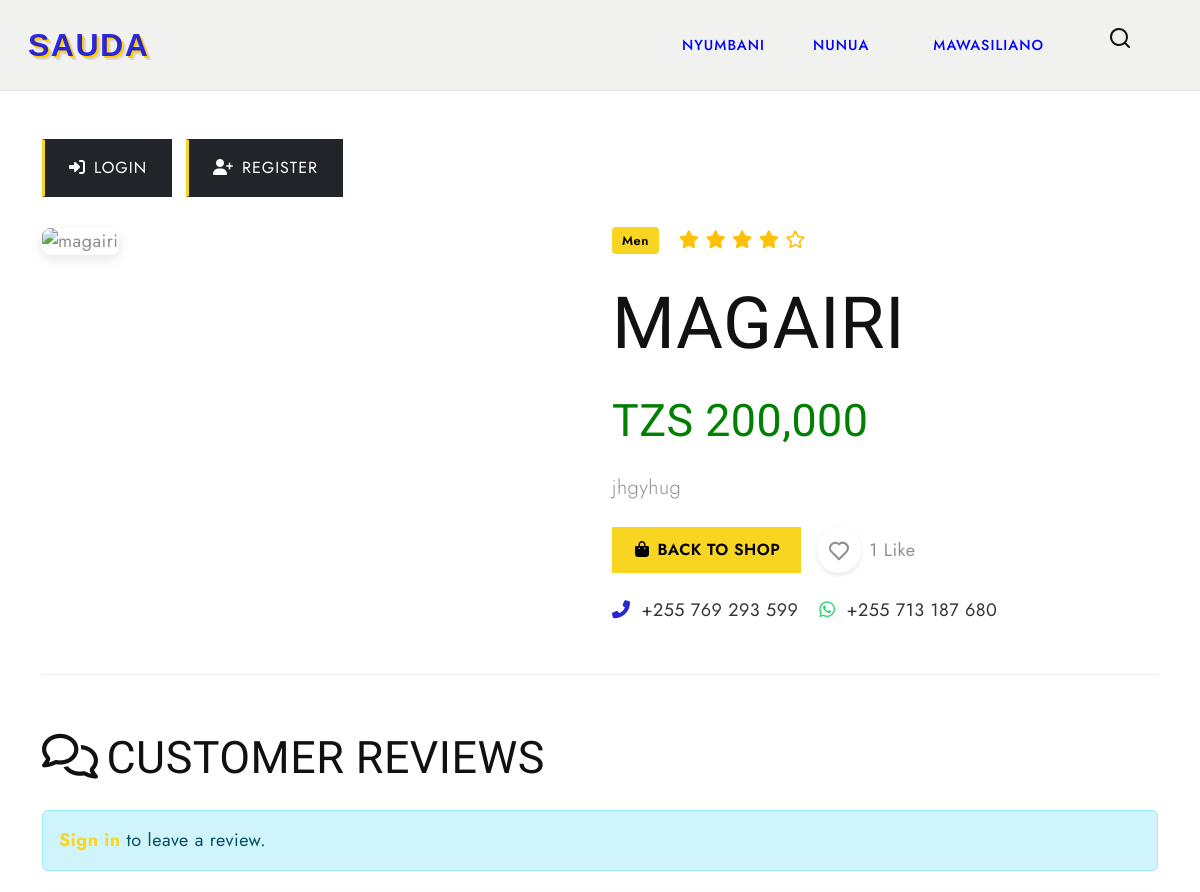
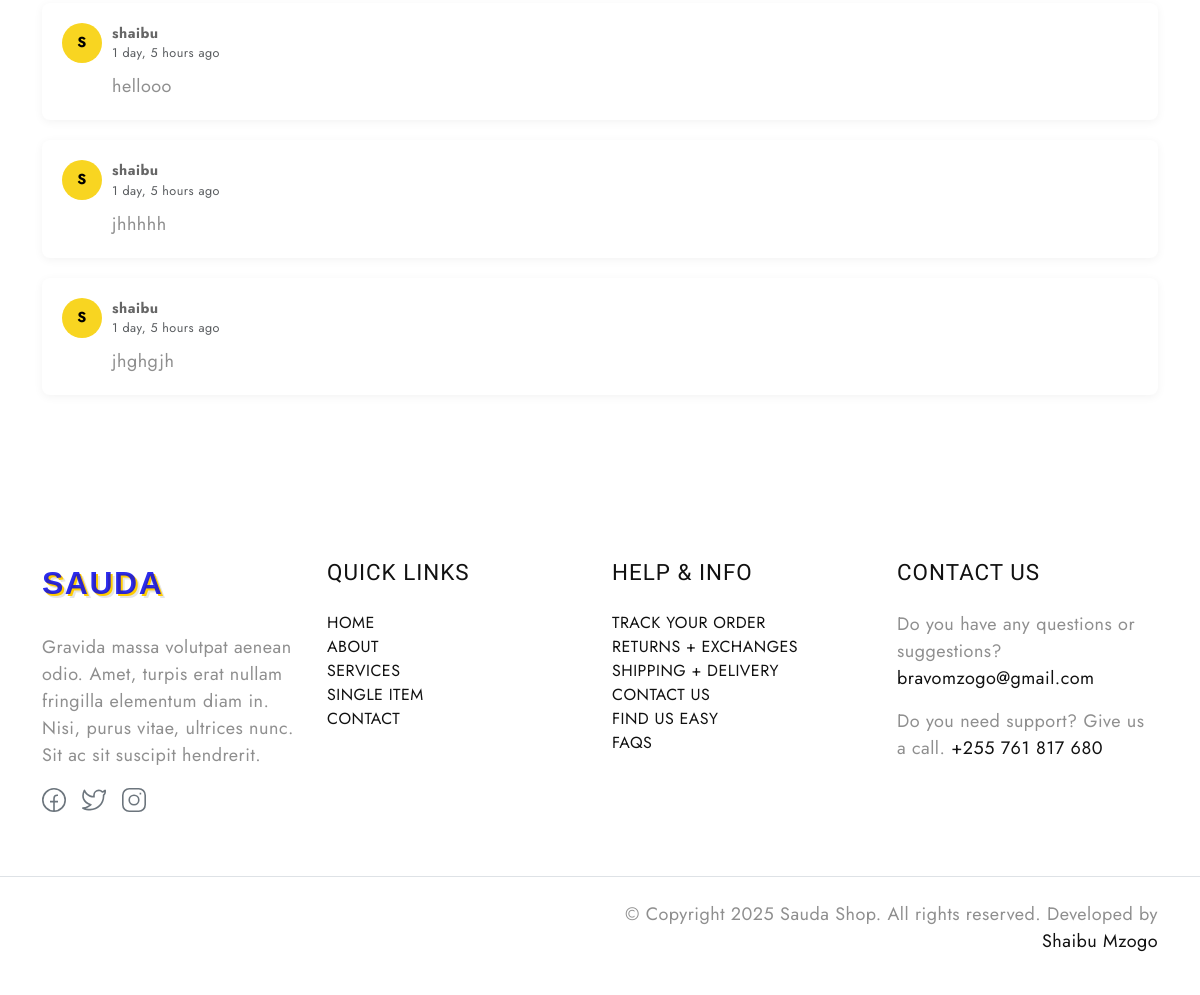
Screenshot of /product/4/ with the database file from the repository (2 pictures, top to bottom).
### products/models.py (models this page shows, shortened)
class Product(models.Model):
    CATEGORY_CHOICES = [
        ('men', 'Men'),
        ('women', 'Women'),
        ('electronics', 'Electronics'),
        ('computers', 'Computers'),
        ('houses', 'Houses'),
        ('automotives','Automotives')
    ]
    name = models.CharField(max_length=200)
    description = models.TextField()
    price = models.DecimalField(max_digits=10, decimal_places=2)
    image = CloudinaryField('image', folder='products', blank=True)  # Use CloudinaryField
    category = models.CharField(max_length=20, choices=CATEGORY_CHOICES)
    created_at = models.DateTimeField(auto_now_add=True)
    def get_like_count(self):
        return self.likes.count()
    class Meta:
        ordering = ['-created_at']

class Comment(models.Model):
    user = models.ForeignKey(User, on_delete=models.CASCADE)
    product = models.ForeignKey(Product, related_name='comments', on_delete=models.CASCADE)
    content = models.TextField()
    created_at = models.DateTimeField(auto_now_add=True)

### products/views.py (the view)
# urls.py: path('product/<int:pk>/', views.product_detail, name='product_detail'),
def product_detail(request, pk):
    product = get_object_or_404(Product, pk=pk)
    comment_form = CommentForm()
    user_liked = False
    if request.user.is_authenticated:
        user_liked = product.likes.filter(user=request.user).exists()
    context = {
        'product': product,
        'comment_form': comment_form,
        'user_liked': user_liked,
    }
    return render(request, 'products/product_detail.html', context)

### products/templates/products/product_detail.html (shortened to what this page needs)
{% extends 'base.html' %}
{% load static %}
{% load humanize %}
{% block body_class %}product-detail{% endblock %}
{% block content %}
<section id="product-detail" class="py-5">
    <div class="container">
        <div class="nav-buttons">
            {% if user.is_authenticated %}
            <form action="{% url 'logout' %}" method="post" class="d-inline">
                {% csrf_token %}
                <button type="submit" class="btn btn-dark px-4 py-3 rounded-0 me-2">
                    <i class="fas fa-sign-out-alt me-2"></i>LOGOUT
                </button>
            </form>
            <span class="text-muted">Welcome, {{ user.username }}!</span>
            {% else %}
            <a href="{% url 'login' %}" class="btn btn-dark px-4 py-3 rounded-0 me-2">
                <i class="fas fa-sign-in-alt me-2"></i>LOGIN
            </a>
            <a href="{% url 'register' %}" class="btn btn-dark px-4 py-3 rounded-0">
                <i class="fas fa-user-plus me-2"></i>REGISTER
            </a>
            {% endif %}
        </div>
        <div class="row">
            <div class="col-md-6">
                <div class="image-holder">
                    <img src="{{ product.image.url }}" alt="{{ product.name }}" class="product-image img-fluid">
                </div>
            </div>
            <div class="col-md-6">
                <div class="product-meta">
                    <span class="product-category">{{ product.get_category_display }}</span>
                    <span class="product-rating">
                        <i class="fas fa-star"></i>
                        <i class="fas fa-star"></i>
                        <i class="fas fa-star"></i>
                        <i class="fas fa-star"></i>
                        <i class="far fa-star"></i>
                    </span>
                </div>
                <h1 class="text-uppercase mb-3">{{ product.name }}</h1>
                <h3 class="mb-4" style="color: green;">TZS {{ product.price|floatformat:0|intcomma }}</h3>
                <p class="mb-4 lead">{{ product.description }}</p>
                <div class="d-flex align-items-center mb-4">
                    <a href="{% url 'home' %}" class="btn btn-common me-3">
                        <i class="fas fa-shopping-bag me-2"></i>Back to Shop
                    </a>
                    {% if user.is_authenticated %}
                    <a href="{% url 'like_product' product.pk %}"
                        class="btn btn-like {% if user_liked %}liked{% endif %}">
                        <svg width="24" height="24" viewBox="0 0 24 24">
                            <use xlink:href="#heart"></use>
                        </svg>
                    </a>
                    <span class="ms-2">{{ product.get_like_count }} Like{{ product.get_like_count|pluralize }}</span>
                    {% else %}
                    <a href="{% url 'login' %}"
                        class="btn btn-like {% if user_liked %}liked{% endif %}">
                        <svg width="24" height="24" viewBox="0 0 24 24">
                            <use xlink:href="#heart"></use>
                        </svg>
                    </a>
                    <span class="ms-2">{{ product.get_like_count }} Like{{ product.get_like_count|pluralize }}</span>
                    {% endif %}
                </div>
                <div class="contact-phone">
  <a href="tel:+255123456789" class="phone-link" style="text-decoration: none; margin-right: 15px;">
    <i class="fas fa-phone-alt" style="color: #2528d3; margin-right: 5px;"></i>
    <span style="color: #333;">+255 769 293 599</span>
  </a>
  <a href="https://wa.me/255123456789" class="whatsapp-link" target="_blank" style="text-decoration: none;">
    <i class="fab fa-whatsapp" style="color: #25D366; margin-right: 5px;"></i>
    <span style="color: #333;">+255 713 187 680</span>
  </a>
</div>
            </div>
        </div>
        <div class="comment-section">
            <h3 class="text-uppercase mb-4"><i class="far fa-comments me-2"></i>Customer Reviews</h3>
            {% if user.is_authenticated %}
            <div class="comment-form-container">
                <h4 class="comment-form-title">Add your review</h4>
                <form method="POST" action="{% url 'add_comment' product.pk %}">
                    {% csrf_token %}
                    <div class="form-group">
                        <textarea name="content" class="form-control" placeholder="Write your review here..."
                            required></textarea>
                    </div>
                    <button type="submit" class="btn btn-dark">
                        <i class="fas fa-paper-plane me-2"></i>Submit Review
                    </button>
                </form>
            </div>
            {% else %}
            <div class="alert alert-info">
                <a href="{% url 'login' %}" class="text-decoration-none fw-bold" style="color: #f8d521;">Sign in</a> to
                leave a review.
            </div>
            {% endif %}
            <div class="mt-4">
                {% if product.comments.all %}
                {% for comment in product.comments.all %}
                <div class="comment-item">
                    <div class="comment-meta">
                        <div class="user-avatar">
                            {{ comment.user.username|first|upper }}
                        </div>
                        <div>
                            <strong>{{ comment.user.username }}</strong>
                            <div class="text-muted small">{{ comment.created_at|timesince }} ago</div>
                        </div>
                    </div>
                    <div class="comment-content">
                        {{ comment.content }}
                    </div>
                </div>
                {% endfor %}
                {% else %}
                <div class="no-comments">
                    <i class="far fa-comment-dots fa-3x mb-3" style="color: #ddd;"></i>
                    <h5>No reviews yet</h5>
                    <p>Be the first to review this product</p>
                </div>
                {% endif %}
            </div>
        </div>
    </div>
</section>
{% endblock %}

### products/templates/base.html (shortened to what this page needs)
{% load static %}
<!DOCTYPE html>
<html lang="en">
<head>
  <link href="https://cdn.jsdelivr.net/npm/bootstrap@5.3.0-alpha3/dist/css/bootstrap.min.css" rel="stylesheet"
>
  <link rel="stylesheet" type="text/css" href="{% static 'css/vendor.css' %}">
  <link rel="stylesheet" href="https://cdn.jsdelivr.net/npm/swiper@9/swiper-bundle.min.css" />
  <link rel="stylesheet" type="text/css" href="{% static 'css/style.css' %}">
    <link rel="stylesheet" href="https://cdnjs.cloudflare.com/ajax/libs/font-awesome/5.15.4/css/all.min.css">
</head>
<body class="{% block body_class %}homepage{% endblock %}">
  <nav class="navbar navbar-expand-lg bg-light text-uppercase fs-6 p-3 border-bottom align-items-center">
    <div class="container-fluid">
      <div class="row justify-content-between align-items-center w-100">
        <div class="col-auto">
          <a class="navbar-brand" href="{% url 'home' %}" style="
            font-family: 'Montserrat', sans-serif;
            font-weight: 800;
            font-size: 2rem;
            letter-spacing: 1.5px;
            position: relative;
            display: inline-block;
            text-decoration: none;
            transition: all 0.4s ease;
          ">
            <span class="sauda-text" style="
              color: rgba(6, 6, 233, 0.849);
              text-shadow: 2px 2px 0px #ffcc00,
                           4px 4px 0px rgba(0,0,0,0.1);
              transition: all 0.3s ease;
            ">SAUDA</span>
          </a>
        </div>
        <div class="col-auto">
          <div class="offcanvas offcanvas-end" tabindex="-1" id="offcanvasNavbar"
            aria-labelledby="offcanvasNavbarLabel">
            <div class="offcanvas-body">
              <ul class="navbar-nav justify-content-end flex-grow-1 gap-1 gap-md-5 pe-3">
                <li style="position: relative; padding: 0.5rem 0; {% if request.path == '/' %}border-bottom: 2px solid blue;{% endif %}">
    <a href="{% url 'home' %}"
       style="color: {% if request.path == '/' %}blue{% else %}blue{% endif %};
              font-weight: 500;
              text-decoration: none;
              text-transform: uppercase;
              letter-spacing: 1px;
              font-size: 0.9rem;
              padding: 0.5rem 0;
              transition: all 0.3s ease;
              position: relative;">
      NYUMBANI
    </a>
  </li>
  <li style="position: relative; padding: 0.5rem 0; {% if '#bidhaa' in request.path %}border-bottom: 2px solid blue;{% endif %}">
    <a href="#bidhaa"
       style="color: {% if '#bidhaa' in request.path %}#blue{% else %}blue{% endif %};
              font-weight: 500;
              text-decoration: none;
              text-transform: uppercase;
              letter-spacing: 1px;
              font-size: 0.9rem;
              padding: 0.5rem 0;
              transition: all 0.3s ease;
              position: relative;">
      NUNUA
    </a>
  </li>
  <li class="d-none d-lg-block" style="position: relative; padding: 0.5rem 0; {% if 'contact' in request.path %}border-bottom: 2px solid #f8d521;{% endif %}">
    <a href="#"
       class="mx-3"
       data-bs-toggle="offcanvas"
       data-bs-target="#offcanvasCart"
       aria-controls="offcanvasCart"
       style="color: {% if 'contact' in request.path %}blue{% else %}blue{% endif %};
              font-weight: 500;
              text-decoration: none;
              text-transform: uppercase;
              letter-spacing: 1px;
              font-size: 0.9rem;
              padding: 0.5rem 0;
              transition: all 0.3s ease;
              position: relative;">
      MAWASILIANO
    </a>
  </li>
                <li class="search-box" class="mx-2">
                  <a href="#search" class="search-button">
                    <svg width="24" height="24" viewBox="0 0 24 24">
                      <use xlink:href="#search"></use>
                    </svg>
                  </a>
                </li>
              </ul>
            </div>
          </div>
        </div>
      </div>
    </div>
  </nav>
  {% block content %}
  {% endblock %}
  <footer id="footer" class="mt-5">
    <div class="container">
      <div class="row d-flex flex-wrap justify-content-between py-5">
        <div class="col-md-3 col-sm-6">
          <div class="footer-menu footer-menu-001">
            <div class="col-auto">
              <a class="navbar-brand" href="#" style="
                font-family: 'Montserrat', sans-serif;
                font-weight: 800;
                font-size: 2rem;
                letter-spacing: 1.5px;
                position: relative;
                display: inline-block;
                text-decoration: none;
                transition: all 0.4s ease;
              ">
                <span class="sauda-text" style="
                  color: rgba(6, 6, 233, 0.849);
                  text-shadow: 2px 2px 0px #ffcc00,
                               4px 4px 0px rgba(0,0,0,0.1);
                  transition: all 0.3s ease;
                ">SAUDA</span>
              </a>
            </div><br>
            <p>Gravida massa volutpat aenean odio. Amet, turpis erat nullam fringilla elementum diam in. Nisi, purus
              vitae, ultrices nunc. Sit ac sit suscipit hendrerit.</p>
            <div class="social-links">
              <ul class="list-unstyled d-flex flex-wrap gap-3">
                <li>
                  <a href="#" class="text-secondary">
                    <svg width="24" height="24" viewBox="0 0 24 24">
                      <use xlink:href="#facebook"></use>
                    </svg>
                  </a>
                </li>
                <li>
                  <a href="#" class="text-secondary">
                    <svg width="24" height="24" viewBox="0 0 24 24">
                      <use xlink:href="#twitter"></use>
                    </svg>
                  </a>
                </li>
                <li>
                  <a href="#" class="text-secondary">
                    <svg width="24" height="24" viewBox="0 0 24 24">
                      <use xlink:href="#instagram"></use>
                    </svg>
                  </a>
                </li>
              </ul>
            </div>
          </div>
        </div>
        <div class="col-md-3 col-sm-6">
          <div class="footer-menu footer-menu-002">
            <h5 class="widget-title text-uppercase mb-4">Quick Links</h5>
            <ul class="menu-list list-unstyled text-uppercase border-animation-left fs-6">
              <li class="menu-item"><a href="#" class="item-anchor">Home</a></li>
              <li class="menu-item"><a href="#" class="item-anchor">About</a></li>
              <li class="menu-item"><a href="#" class="item-anchor">Services</a></li>
              <li class="menu-item"><a href="#" class="item-anchor">Single item</a></li>
              <li class="menu-item"><a href="#" class="item-anchor">Contact</a></li>
            </ul>
          </div>
        </div>
        <div class="col-md-3 col-sm-6">
          <div class="footer-menu footer-menu-003">
            <h5 class="widget-title text-uppercase mb-4">Help & Info</h5>
            <ul class="menu-list list-unstyled text-uppercase border-animation-left fs-6">
              <li class="menu-item"><a href="#" class="item-anchor">Track Your Order</a></li>
              <li class="menu-item"><a href="#" class="item-anchor">Returns + Exchanges</a></li>
              <li class="menu-item"><a href="#" class="item-anchor">Shipping + Delivery</a></li>
              <li class="menu-item"><a href="#" class="item-anchor">Contact Us</a></li>
              <li class="menu-item"><a href="#" class="item-anchor">Find us easy</a></li>
              <li class="menu-item"><a href="#" class="item-anchor">Faqs</a></li>
            </ul>
          </div>
        </div>
        <div class="col-md-3 col-sm-6">
          <div class="footer-menu footer-menu-004 border-animation-left">
            <h5 class="widget-title text-uppercase mb-4">Contact Us</h5>
            <p>Do you have any questions or suggestions? <a href="mailto:contact@yourcompany.com"
                class="item-anchor">bravomzogo@gmail.com</a></p>
            <p>Do you need support? Give us a call. <a href="tel:+43 720 11 52 78" class="item-anchor">+255 761 817 680</a>
            </p>
          </div>
        </div>
      </div>
    </div>
    <div class="border-top py-4">
      <div class="container">
        <div class="row">
          <div class="col-md-6 d-flex flex-wrap">
          </div>
          <div class="col-md-6 text-end">
            <p>© Copyright 2025 Sauda Shop. All rights reserved. Developed by <a href="#"
                target="_blank">Shaibu Mzogo</a></p>
          </div>
        </div>
      </div>
    </div>
  </footer>
</body>
</html>

### rows the page displays
Product: category "Men", name "MAGAIRI", price "200,000", description "jhgyhug", get_like_count "1"
Comment: user.username|first "S", user.username "shaibu", created_at "1 day, 5 hours", content "hellooo"
Comment: user.username|first "S", user.username "shaibu", created_at "1 day, 5 hours", content "jhhhhh"
Comment: user.username|first "S", user.username "shaibu", created_at "1 day, 5 hours", content "jhghgjh"
